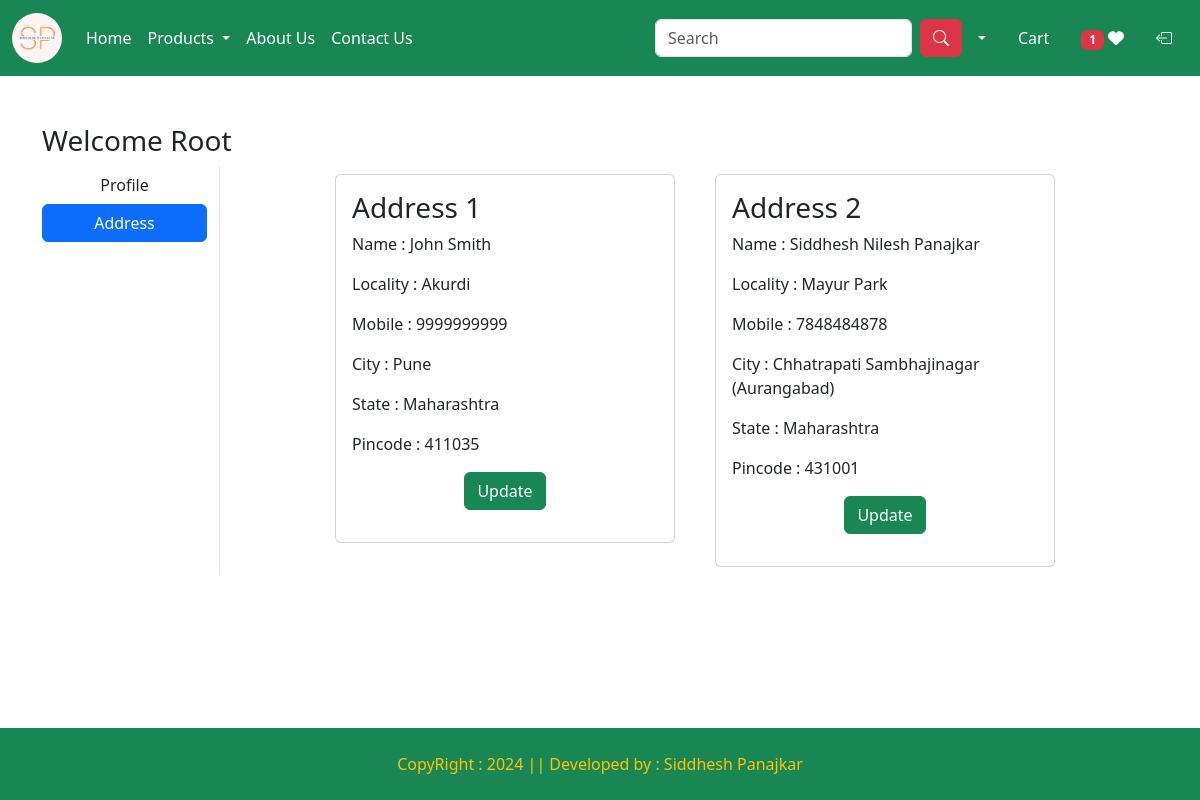
The page /address/ (signed in) on the database its author committed.
### eComApp/models.py (models this page shows, shortened)
class Customer(models.Model):
    user = models.ForeignKey(User, on_delete = models.CASCADE)
    name = models.CharField(max_length = 200)
    locality = models.CharField(max_length = 200)
    city = models.CharField(max_length = 50)
    mobile = models.IntegerField(default = 0)
    pincode = models.IntegerField()
    state = models.CharField(choices = STATE_CHOICES, max_length = 100)

### eComApp/views.py (the view)
# urls.py: path('address/', views.address, name = 'address'),
@login_required
def address(request):
    add = Customer.objects.filter(user = request.user)
    totalitem = 0
    wishitem = 0
    if request.user.is_authenticated:
        totalitem = len(Cart.objects.filter(user = request.user))
        wishitem = len(Wishlist.objects.filter(user = request.user))
    return render(request, 'app/address.html', locals())

### eComApp/templates/app/address.html (shortened to what this page needs)
{% extends 'app/base.html' %}
{% load static %}
{% block main-content %}
<div class="container my-5">
    <div class="row">
        <h3>Welcome <span class="text-capitalize">{{request.user}}</span></h3>
        <div class="col-sm-2 border-end">
            <ul class="list-unstyled">
                <li class="d-grid"><a href="{% url 'profile' %}" class="btn">Profile</a></li>
                <li class="d-grid"><a href="{% url 'address' %}" class="btn btn-primary">Address</a></li>
            </ul>
        </div>
        <div class="col-sm-8 offset-sm-1">
            <div class="row">
                {% for ad in add %}
                <div class="col-sm-6">
                    <div class="card m-2">
                        <div class="card-body">
                            <h3>Address {{forloop.counter}}</h3>
                            <p>Name : {{ad.name}}</p>
                            <p>Locality : {{ad.locality}}</p>
                            <p>Mobile : {{ad.mobile}}</p>
                            <p>City : {{ad.city}}</p>
                            <p>State : {{ad.state}}</p>
                            <p>Pincode : {{ad.pincode}}</p>
                            <p class="text-center">
                                <a href="{% url 'updateAddress' pk=ad.id %}" type="button" class="btn btn-success">Update</a>
                            </p>
                        </div>
                    </div>
                </div>
                {% endfor %}
            </div>
        </div>
    </div>
</div>
<br><br><br>
{% endblock main-content %}

### rows shown on the page
Customer: name "John Smith", locality "Akurdi", mobile "9999999999", city "Pune", state "Maharashtra", pincode "411035"
Customer: name "Siddhesh Nilesh Panajkar", locality "Mayur Park", mobile "7848484878", city "Chhatrapati Sambhajinagar (Aurangabad)", state "Maharashtra", pincode "431001"

### other values the page prints
{{ wishitem }} "1"
{{ request.user }} "Root"
